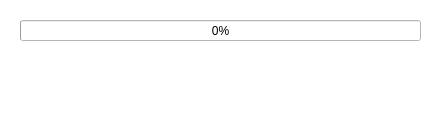
<?xml version="1.0" encoding="UTF-8"?>
<ui version="4.0">
 <class>frmProgressView</class>
 <widget class="QWidget" name="frmProgressView">
  <property name="windowModality">
   <enum>Qt::NonModal</enum>
  </property>
  <property name="geometry">
   <rect>
    <x>0</x>
    <y>0</y>
    <width>434</width>
    <height>129</height>
   </rect>
  </property>
  <property name="minimumSize">
   <size>
    <width>434</width>
    <height>129</height>
   </size>
  </property>
  <property name="maximumSize">
   <size>
    <width>434</width>
    <height>213</height>
   </size>
  </property>
  <property name="font">
   <font>
    <family>Meiryo UI</family>
   </font>
  </property>
  <property name="windowTitle">
   <string>TrendChecker - Progress</string>
  </property>
  <property name="windowIcon">
   <iconset>
    <normaloff>C:/Users/miosi/Downloads/グラフアイコン.png</normaloff>C:/Users/miosi/Downloads/グラフアイコン.png</iconset>
  </property>
  <property name="autoFillBackground">
   <bool>false</bool>
  </property>
  <property name="styleSheet">
   <string notr="true">background-color : rgb(255, 255, 255)</string>
  </property>
  <widget class="QLabel" name="lblLoad">
   <property name="geometry">
    <rect>
     <x>180</x>
     <y>50</y>
     <width>64</width>
     <height>64</height>
    </rect>
   </property>
   <property name="text">
    <string/>
   </property>
  </widget>
  <widget class="QProgressBar" name="pgbGraph">
   <property name="geometry">
    <rect>
     <x>20</x>
     <y>20</y>
     <width>401</width>
     <height>21</height>
    </rect>
   </property>
   <property name="value">
    <number>0</number>
   </property>
   <property name="textDirection">
    <enum>QProgressBar::TopToBottom</enum>
   </property>
  </widget>
 </widget>
 <resources/>
 <connections/>
 <slots>
  <slot>file_select_click()</slot>
  <slot>folder_select_click()</slot>
  <slot>graph_display_click()</slot>
 </slots>
</ui>
